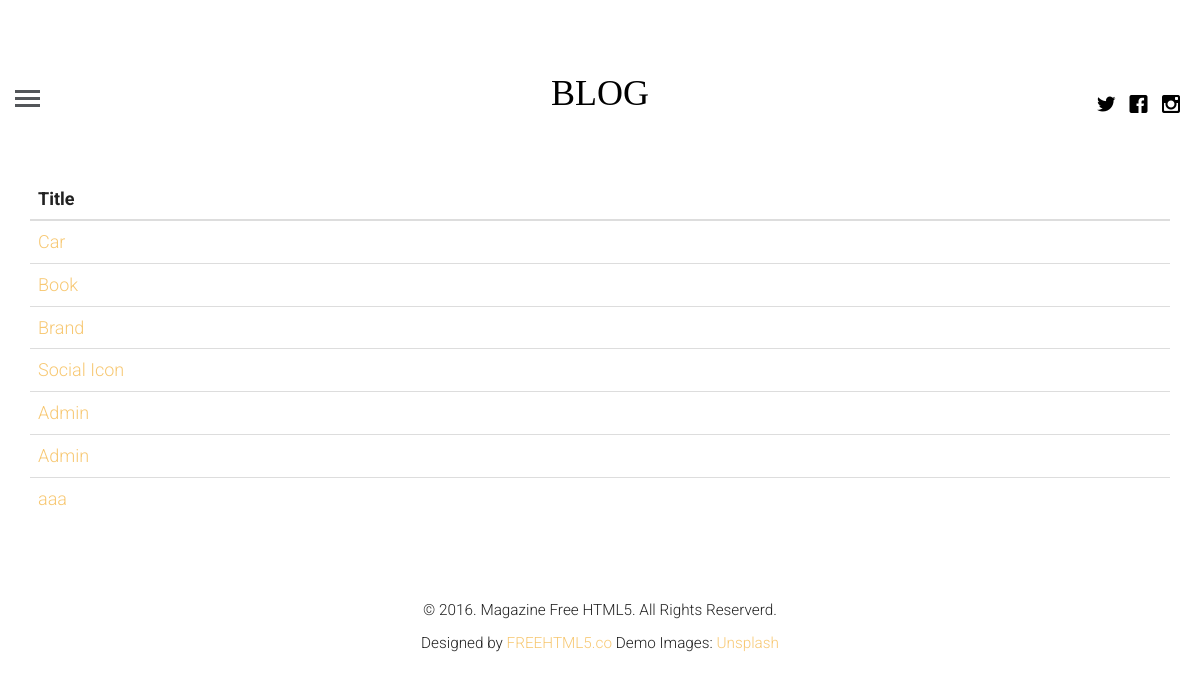
Page /allCategory on the earlier database version.
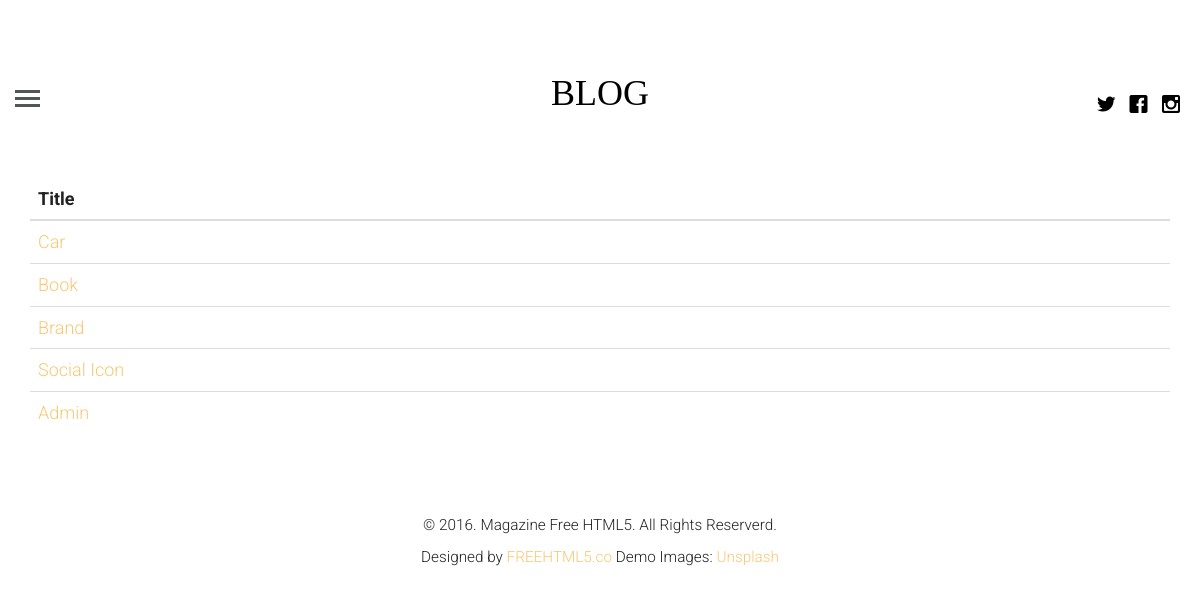
Same page on the later database version.
### blogApp/models.py (models this page shows, shortened)
class Category(models.Model):
    name    = models.CharField(max_length=100)

### blogApp/views.py (the view)
# urls.py: path('allCategory',views.getAllCategory , name="allCategory"),
def getAllCategory(request):
    allCategory = Category.objects.all()
    return render(request , "allCategory.html",{"allCategory":allCategory})

### templates/allCategory.html (shortened to what this page needs)
{% extends 'base.html' %}
{% load static %}
{% block content %}
        <div class="container">
        <table class="table">
            <thead>
                <tr>
                    <th scope="col">Title</th>
                </tr>
            </thead>
            <tbody>
                {% for data in allCategory %}
                <tr>
                    <td><a href="{% url 'blog:topic' name=data.name %}">{{ data.name }}</a></td>
                </tr>
                {% endfor %}
            </tbody>
        </table>
    </div>
{% endblock %}

Differences in the rows shown:
removed Category: name "Admin"
removed Category: name "aaa"
